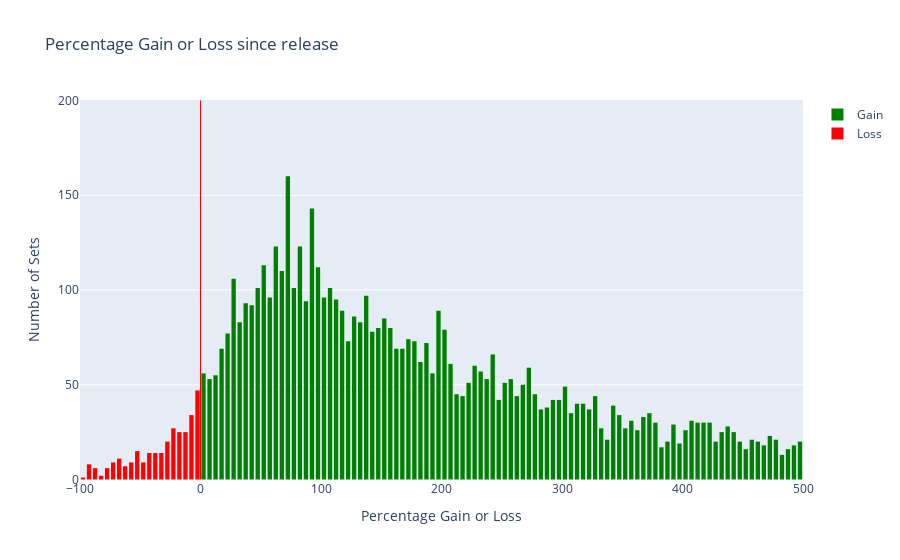

The code cell stored with this chart in its notebook:
### Code cell
# show the graph of the percentage of gain per number of set

fig = go.Figure()
fig.add_trace(
    go.Histogram(
        x=no_promo_sets['Percentage'],
        name='Gain',
        xbins=dict(
            start=0,
            end=500,
            size=5
        ),
        marker_color='green'
    )
)
fig.add_trace(
    go.Histogram(
        x=no_promo_sets['Percentage'],
        name='Loss',
        xbins=dict(
            start=-100,
            end=0,
            size=5
        ),
        marker_color='red'
    )
)
fig.add_shape(
    dict(
        type="line",
        x0=0,
        y0=0,
        x1=0,
        y1=200,
        line=dict(
            color="Red",
            width=1
        ),
))
fig.update_layout(
    title_text='Percentage Gain or Loss since release',
    xaxis_title_text='Percentage Gain or Loss',
    yaxis_title_text='Number of Sets',
    bargap=0.2,
    bargroupgap=0.1,
)

fig.show()

### Figure 1 — Plotly figure (JSON) as saved in the notebook; plotly's stock layout.template omitted (floating-point values rounded to 4 significant figures; data arrays with more than 128 entries replaced by an {"elided": "..."} marker saying what was removed)
{"data": [{"marker": {"color": "green"}, "name": "Gain", "type": "histogram", "x": {"elided": "7418 float values"}, "xbins": {"end": 500, "size": 5, "start": 0}}, {"marker": {"color": "red"}, "name": "Loss", "type": "histogram", "x": {"elided": "7418 float values"}, "xbins": {"end": 0, "size": 5, "start": -100}}], "layout": {"bargap": 0.2, "bargroupgap": 0.1, "shapes": [{"line": {"color": "Red", "width": 1}, "type": "line", "x0": 0, "x1": 0, "y0": 0, "y1": 200}], "title": {"text": "Percentage Gain or Loss since release"}, "xaxis": {"title": {"text": "Percentage Gain or Loss"}}, "yaxis": {"title": {"text": "Number of Sets"}}}}
